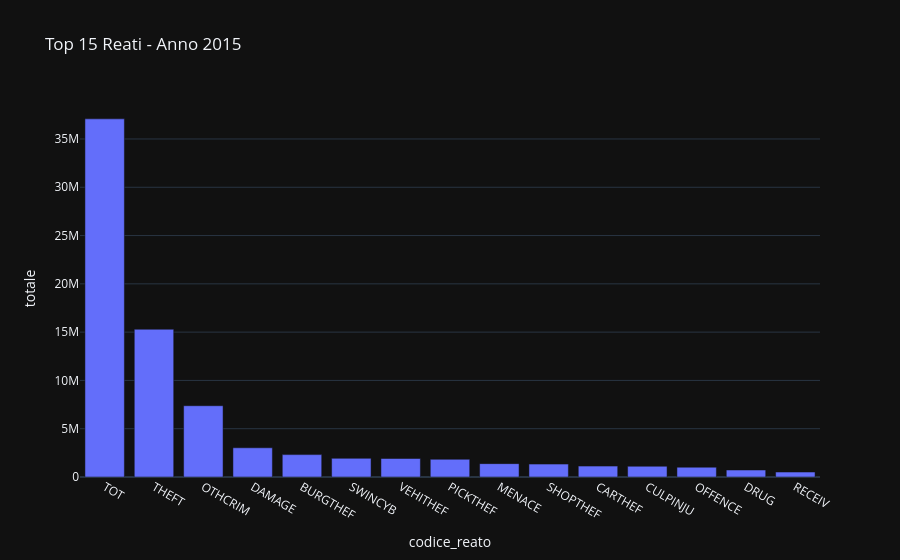
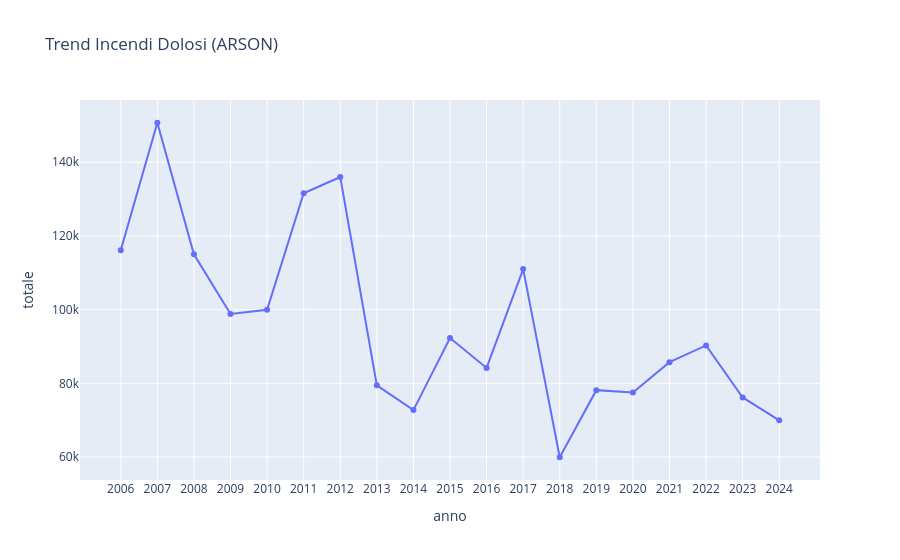

Source (notebook cell) for these figures, in order:
### Code cell
import duckdb
import plotly.express as px
import os

# USA QUESTO PERCORSO (Verificato sui tuoi log precedenti)
parquet_path = '/Users/alessio/Documents/dataciviclab-workspace/dataset-incubator/out/data/mart/istat-delitti-denunciati/2024/mart_delitti.parquet'

# Verifica rapida prima di procedere
if os.path.exists(parquet_path):
    print("✅ FILE TROVATO! Procedo con l'analisi...")
    con = duckdb.connect()
    
    # 1. Grafico dei reati più comuni
    df_reati = con.execute(f"""
        SELECT codice_reato, SUM(numero_denunce) as totale
        FROM '{parquet_path}'
        WHERE anno = '2015'
        GROUP BY codice_reato
        ORDER BY totale DESC
        LIMIT 15
    """).df()

    fig1 = px.bar(df_reati, x='codice_reato', y='totale', 
                 title='Top 15 Reati - Anno 2015',
                 template='plotly_dark')
    fig1.show()

    # 2. Trend Incendi
    df_trend = con.execute(f"""
        SELECT anno, SUM(numero_denunce) as totale
        FROM '{parquet_path}'
        WHERE codice_reato = 'ARSON'
        GROUP BY anno
        ORDER BY anno
    """).df()

    fig2 = px.line(df_trend, x='anno', y='totale', 
                  title='Trend Incendi Dolosi (ARSON)',
                  markers=True)
    fig2.show()
else:
    print("❌ Il file non è lì. Esegui in una cella: !find /Users/alessio/Documents/dataciviclab-workspace/dataset-incubator -name mart_delitti.parquet")

### Figure 1 — Plotly figure (JSON) as saved in the notebook; plotly's stock layout.template omitted (floating-point values rounded to 4 significant figures)
{"data": [{"hovertemplate": "codice_reato=%{x}<br>totale=%{y}<extra></extra>", "legendgroup": "", "marker": {"color": "#636efa", "pattern": {"shape": ""}}, "name": "", "orientation": "v", "showlegend": false, "textposition": "auto", "type": "bar", "x": ["TOT", "THEFT", "OTHCRIM", "DAMAGE", "BURGTHEF", "SWINCYB", "VEHITHEF", "PICKTHEF", "MENACE", "SHOPTHEF", "CARTHEF", "CULPINJU", "OFFENCE", "DRUG", "RECEIV"], "xaxis": "x", "y": [37080000.0, 15300000.0, 7380000.0, 3025000.0, 2317000.0, 1933000.0, 1916000.0, 1833000.0, 1383000.0, 1336000.0, 1128000.0, 1114000.0, 1016000.0, 721400.0, 512300.0], "yaxis": "y"}], "layout": {"barmode": "relative", "legend": {"tracegroupgap": 0}, "title": {"text": "Top 15 Reati - Anno 2015"}, "xaxis": {"anchor": "y", "domain": [0, 1], "title": {"text": "codice_reato"}}, "yaxis": {"anchor": "x", "domain": [0, 1], "title": {"text": "totale"}}}}

### Figure 2 — Plotly figure (JSON) as saved in the notebook; plotly's stock layout.template omitted (floating-point values rounded to 4 significant figures)
{"data": [{"hovertemplate": "anno=%{x}<br>totale=%{y}<extra></extra>", "legendgroup": "", "line": {"color": "#636efa", "dash": "solid"}, "marker": {"symbol": "circle"}, "mode": "lines+markers", "name": "", "orientation": "v", "showlegend": false, "type": "scatter", "x": ["2006", "2007", "2008", "2009", "2010", "2011", "2012", "2013", "2014", "2015", "2016", "2017", "2018", "2019", "2020", "2021", "2022", "2023", "2024"], "xaxis": "x", "y": [116100.0, 150700.0, 115000.0, 98800.0, 99950.0, 131600.0, 136000.0, 79460.0, 72740.0, 92310.0, 84180.0, 111000.0, 59940.0, 78150.0, 77510.0, 85740.0, 90280.0, 76160.0, 69960.0], "yaxis": "y"}], "layout": {"legend": {"tracegroupgap": 0}, "title": {"text": "Trend Incendi Dolosi (ARSON)"}, "xaxis": {"anchor": "y", "domain": [0, 1], "title": {"text": "anno"}}, "yaxis": {"anchor": "x", "domain": [0, 1], "title": {"text": "totale"}}}}
